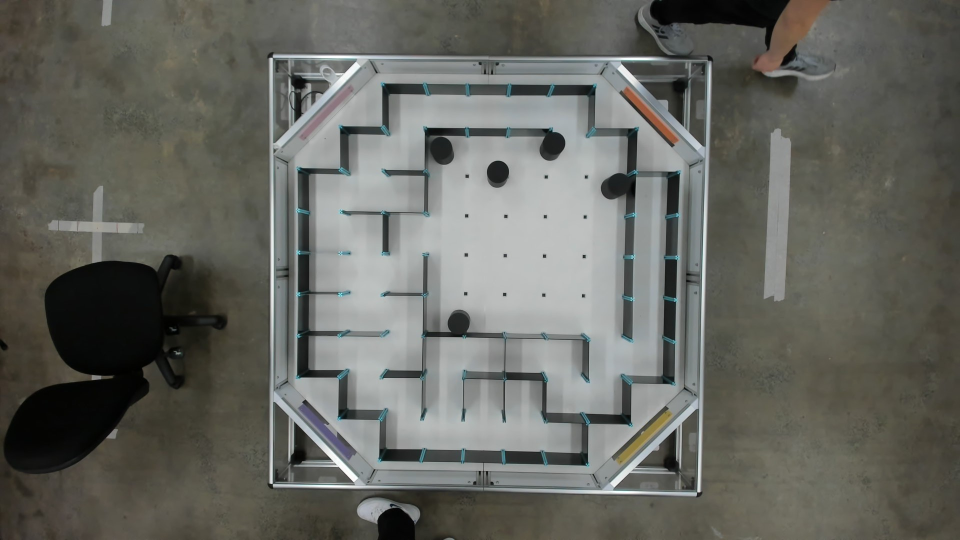
#> input picture week12 - 4.1.1/image.jpeg, 1920 x 1080 px (shown at 1/2 size)
$ jupyter execute MTRN3100_4.1.1_BFS_Path_Generation.ipynb
#> lines starting #> are read from the running program, lines starting #| are printed output that depends on the picture; after the words box and inside, x2 and y2 are one past the last pixel; in counts of white or black regions, pixels touching at a corner belong together
#> in show_maze_corner_calibration, image is the input picture: shape (1080, 1920, 3); mean B, G, R 96.4, 102.5, 101.7
# MTRN3100 Task 4.1.1 - BFS Maze Path Generation

This notebook converts an overhead image of the **9 x 9** Micromouse maze into a graph, solves it with BFS, and produces the `l`, `f`, `r` string used by the Arduino movement code.

The demonstrator can see all three required stages:

1. the original image and calibrated maze area;
2. the rectified grid with detected open and blocked connections;
3. the BFS path and generated command string.

> **Important:** The supplied photograph appears to contain the Task 4.2 continuous 5 x 5 obstacle section (cylinders and missing cell walls). BFS between cells is intended for the standard Task 4.1.1 maze. The notebook can still demonstrate grid detection on this photograph, but cylinder avoidance requires an occupancy-map planner such as your earlier PRM/RRT work.

## 1. Imports and calibration

`MAZE_CORNERS` contains the four pixel coordinates of the 9 x 9 grid in the order **top-left, top-right, bottom-right, bottom-left**. Each point is written as **`(x, y)`**: `x` increases to the right and `y` increases downward from the image's top-left. The supplied values are calibrated for `image.jpeg`. Calibrate these once before marking and keep the overhead camera fixed; they describe the camera geometry, not the maze solution.

| Array row | Corner controlled | First number | Second number |
|---|---|---|---|
| `0` | Top-left | x | y |
| `1` | Top-right | x | y |
| `2` | Bottom-right | x | y |
| `3` | Bottom-left | x | y |

Increasing `x` moves only that corner right; decreasing it moves the corner left. Increasing `y` moves it down; decreasing it moves it up. The calibration preview below shows both the selected quadrilateral and the resulting perspective-corrected grid.

`WALL_SCORE_THRESHOLD` separates an open boundary from a wall. Use the red crosses and green connections in the final visualisation to validate it before marking day.

[cell 1]
import argparse
from collections import deque

import cv2
import matplotlib.pyplot as plt
import numpy as np
from matplotlib.lines import Line2D


# ---------------- SYSTEM PARAMETERS ----------------

GRID_SIZE = 9
RECTIFIED_SIZE = 900

# Image coordinates are (x, y): x increases right and y increases down.
# Corner order: top-left, top-right, bottom-right, bottom-left.
# Recalibrate these once if the overhead camera moves.
MAZE_CORNERS = np.float32([
    [622, 192],   # 0: top-left
    [1339, 192],  # 1: top-right
    [1314, 901],  # 2: bottom-right
    [627, 881],   # 3: bottom-left
])

# Each wall is checked only near the middle of its cell boundary. This avoids
# the blue wall clips and the black grid-intersection markers. The score is the
# fraction of the boundary length covered by dark pixels, not the fraction of
# the whole rectangular sample occupied by dark pixels.
BOUNDARY_END_MARGIN = 0.15
BOUNDARY_PADDING = 0.22
WALL_SCORE_THRESHOLD = 0.75
WALL_UNCERTAIN_MARGIN = 0.10
WALL_PROFILE_GAP_SIZE = 5

## 2. Graph representation

[cell 2]
# ---------------- GRAPH CLASS ----------------

class Node:
    def __init__(self, node_id, row, column, x, y):
        self.id = node_id
        self.row = row
        self.column = column
        self.x = x
        self.y = y

    def get_point(self):
        return (self.x, self.y)

    def get_cell(self):
        return (self.row, self.column)


class Graph:
    def __init__(self):
        self.nodes = {}
        self.edges = {}

    def add_node(self, node_id, row, column, x, y):
        if node_id in self.nodes:
            print("Error: Node has already been added to the graph")
            return

        self.nodes[node_id] = Node(node_id, row, column, x, y)
        self.edges[node_id] = {}

    def add_edge(self, node_id1, node_id2, weight=1):
        if node_id1 not in self.nodes or node_id2 not in self.nodes:
            print("Error: One or both nodes do not exist in the graph")
            return

        self.edges[node_id1][node_id2] = weight
        self.edges[node_id2][node_id1] = weight

## 3. Convert the photograph into a 9 x 9 graph

The image is perspective-corrected to 900 x 900 pixels, so each maze cell is exactly 100 x 100 pixels. For every neighbouring pair of cells, the code examines only the middle of their shared boundary. This avoids counting the blue wall clips and black intersection markers.

The detector measures **continuous boundary coverage**: a thin real wall is detected when dark pixels continue along most of the boundary. The earlier whole-rectangle average could miss a wall simply because it was thin. Orange circles in the final plot identify scores close to the decision threshold and therefore worth checking.

[cell 3]
# ---------------- IMAGE PROCESSING ----------------

def rectify_maze(image, maze_corners, output_size=RECTIFIED_SIZE):
    destination = np.float32([
        [0, 0],
        [output_size - 1, 0],
        [output_size - 1, output_size - 1],
        [0, output_size - 1],
    ])

    transform = cv2.getPerspectiveTransform(maze_corners, destination)
    rectified = cv2.warpPerspective(image, transform, (output_size, output_size))

    return rectified


def create_wall_mask(rectified_image):
    gray = cv2.cvtColor(rectified_image, cv2.COLOR_BGR2GRAY)
    gray = cv2.GaussianBlur(gray, (5, 5), 0)

    _, wall_mask = cv2.threshold(
        gray,
        0,
        255,
        cv2.THRESH_BINARY_INV + cv2.THRESH_OTSU,
    )

    kernel = np.ones((3, 3), np.uint8)
    wall_mask = cv2.morphologyEx(wall_mask, cv2.MORPH_OPEN, kernel)

    return wall_mask


def boundary_wall_score(wall_mask, row1, column1, row2, column2):
    cell_size = wall_mask.shape[0] // GRID_SIZE
    end_margin = int(round(cell_size * BOUNDARY_END_MARGIN))
    padding = int(round(cell_size * BOUNDARY_PADDING))

    if row1 == row2:
        # Left/right neighbours share a vertical boundary.
        boundary_x = max(column1, column2) * cell_size
        start_y = row1 * cell_size + end_margin
        end_y = (row1 + 1) * cell_size - end_margin
        region = wall_mask[
            start_y:end_y,
            boundary_x - padding:boundary_x + padding + 1,
        ]
        wall_profile = np.any(region > 0, axis=1)
    else:
        # Up/down neighbours share a horizontal boundary.
        boundary_y = max(row1, row2) * cell_size
        start_x = column1 * cell_size + end_margin
        end_x = (column1 + 1) * cell_size - end_margin
        region = wall_mask[
            boundary_y - padding:boundary_y + padding + 1,
            start_x:end_x,
        ]
        wall_profile = np.any(region > 0, axis=0)

    if region.size == 0:
        return 1.0

    # Fill very small gaps caused by glare or compression without joining
    # separate dark objects across a large part of an open boundary.
    wall_profile = wall_profile.astype(np.uint8).reshape(1, -1)
    gap_kernel = np.ones((1, WALL_PROFILE_GAP_SIZE), np.uint8)
    wall_profile = cv2.morphologyEx(wall_profile, cv2.MORPH_CLOSE, gap_kernel)

    return float(np.mean(wall_profile > 0))


def generate_maze_graph(wall_mask):
    graph = Graph()
    boundary_scores = {}
    cell_size = wall_mask.shape[0] // GRID_SIZE

    for row in range(GRID_SIZE):
        for column in range(GRID_SIZE):
            node_id = row * GRID_SIZE + column
            x = column * cell_size + cell_size // 2
            y = row * cell_size + cell_size // 2
            graph.add_node(node_id, row, column, x, y)

    for row in range(GRID_SIZE):
        for column in range(GRID_SIZE):
            node_id = row * GRID_SIZE + column

            if column < GRID_SIZE - 1:
                right_id = row * GRID_SIZE + column + 1
                score = boundary_wall_score(
                    wall_mask,
                    row,
                    column,
                    row,
                    column + 1,
                )
                boundary_scores[(node_id, right_id)] = score

                if score < WALL_SCORE_THRESHOLD:
                    graph.add_edge(node_id, right_id)

            if row < GRID_SIZE - 1:
                below_id = (row + 1) * GRID_SIZE + column
                score = boundary_wall_score(
                    wall_mask,
                    row,
                    column,
                    row + 1,
                    column,
                )
                boundary_scores[(node_id, below_id)] = score

                if score < WALL_SCORE_THRESHOLD:
                    graph.add_edge(node_id, below_id)

    return graph, boundary_scores

## 4. BFS and command generation

BFS uses a `parent` list to reconstruct the shortest cell path. The second function compares consecutive cells with the robot's current heading and inserts the required `l` or `r` before each `f`. A 180-degree reversal becomes `rrf`.

[cell 4]
# ---------------- BFS AND COMMAND GENERATION ----------------

def bfs(graph, start_node_id, end_node_id):
    visited = [False] * len(graph.nodes)
    parent = [None] * len(graph.nodes)
    queue = deque([start_node_id])
    visited[start_node_id] = True

    while queue:
        current = queue.popleft()

        if current == end_node_id:
            path = []

            while current is not None:
                path.append(current)
                current = parent[current]

            return path[::-1]

        for neighbour in graph.edges[current]:
            if not visited[neighbour]:
                visited[neighbour] = True
                parent[neighbour] = current
                queue.append(neighbour)

    return []


def path_to_commands(graph, path, start_direction):
    directions = ["N", "E", "S", "W"]
    movement_direction = {
        (-1, 0): "N",
        (0, 1): "E",
        (1, 0): "S",
        (0, -1): "W",
    }

    current_direction = start_direction.upper()
    commands = []

    for i in range(len(path) - 1):
        current_cell = graph.nodes[path[i]].get_cell()
        next_cell = graph.nodes[path[i + 1]].get_cell()
        row_change = next_cell[0] - current_cell[0]
        column_change = next_cell[1] - current_cell[1]
        required_direction = movement_direction[(row_change, column_change)]

        current_index = directions.index(current_direction)
        required_index = directions.index(required_direction)
        turn = (required_index - current_index) % 4

        if turn == 1:
            commands.append("r")
        elif turn == 2:
            commands.extend(["r", "r"])
        elif turn == 3:
            commands.append("l")

        commands.append("f")
        current_direction = required_direction

    return "".join(commands)

## 5. Visual verification

`show_maze_corner_calibration()` labels all four input corners and shows the resulting rectified grid beside them. Edit `MAZE_CORNERS`, rerun the parameter cell, and rerun the final cell until the cyan grid lines align with the physical maze cells.

[cell 5]
# ---------------- VISUALISATION ----------------

def draw_maze_corners(image, maze_corners):
    result = image.copy()
    corners = maze_corners.astype(np.int32)
    corner_names = ["TOP-LEFT", "TOP-RIGHT", "BOTTOM-RIGHT", "BOTTOM-LEFT"]
    corner_colours = [
        (0, 255, 255),
        (255, 0, 255),
        (255, 255, 0),
        (0, 165, 255),
    ]
    label_offsets = [
        (18, -18),
        (-330, -18),
        (-370, 42),
        (18, 42),
    ]

    cv2.polylines(result, [corners], True, (0, 255, 255), 5)
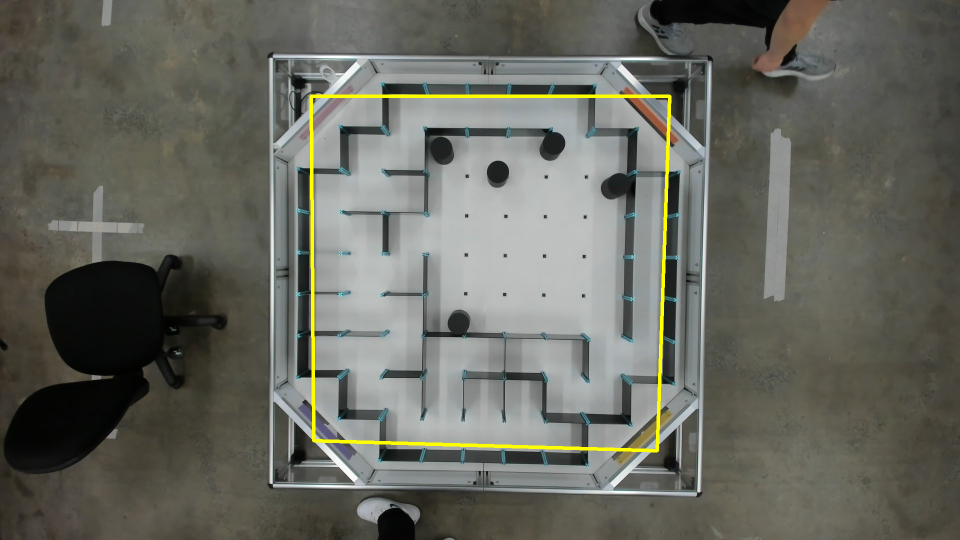
#> result: shape (1080, 1920, 3) (shown at 1/2 size); 0.94% of pixels changed, all inside (x1, y1, x2, y2) = (619, 189, 1343, 905)

    for i, (x, y) in enumerate(corners):
        colour = corner_colours[i]
        label_x = x + label_offsets[i][0]
        label_y = y + label_offsets[i][1]
        label = f"{i}: {corner_names[i]} ({x}, {y})"

        cv2.circle(result, (x, y), 14, colour, -1)
        cv2.circle(result, (x, y), 18, (0, 0, 0), 3)
        cv2.putText(
            result,
            label,
            (label_x, label_y),
            cv2.FONT_HERSHEY_SIMPLEX,
            0.8,
            (0, 0, 0),
            5,
        )
        cv2.putText(
            result,
            label,
            (label_x, label_y),
            cv2.FONT_HERSHEY_SIMPLEX,
            0.8,
            colour,
            2,
        )
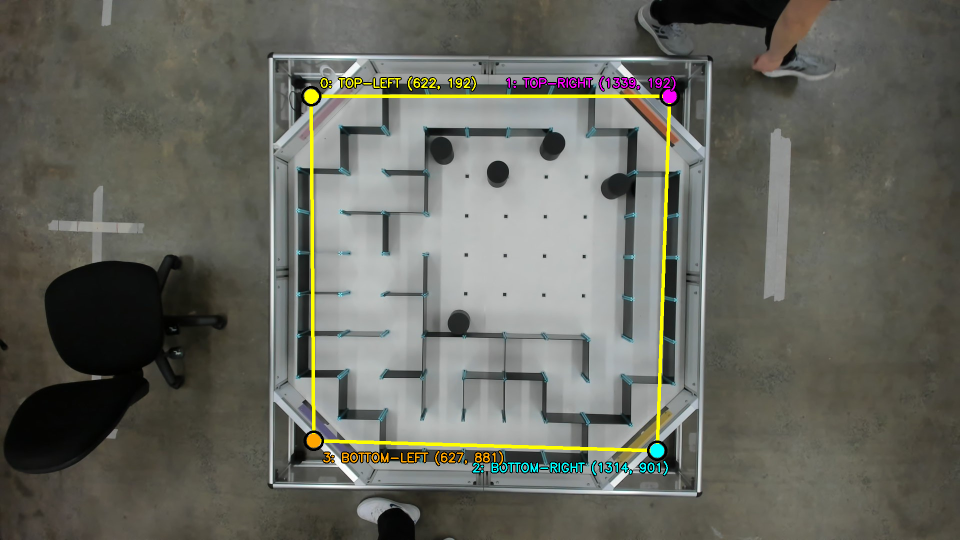
#> result: shape (1080, 1920, 3) (shown at 1/2 size); 1.22% of pixels changed, all inside (x1, y1, x2, y2) = (602, 151, 1360, 953)

    # Coordinate guide: image coordinates start at the top-left.
    axis_origin = (55, 55)
    cv2.arrowedLine(result, axis_origin, (280, 55), (0, 0, 255), 5, tipLength=0.08)
    cv2.arrowedLine(result, axis_origin, (55, 280), (255, 0, 0), 5, tipLength=0.08)
    cv2.putText(result, "+x", (290, 65), cv2.FONT_HERSHEY_SIMPLEX, 1.0, (0, 0, 255), 3)
#> result: shape (1080, 1920, 3); mean B, G, R 94.6, 103, 102.5
    cv2.putText(result, "+y", (65, 300), cv2.FONT_HERSHEY_SIMPLEX, 1.0, (255, 0, 0), 3)
#> result: shape (1080, 1920, 3); mean B, G, R 94.6, 103, 102.5
    cv2.putText(
        result,
        "(0, 0) is the image's top-left",
        (20, 35),
        cv2.FONT_HERSHEY_SIMPLEX,
        0.75,
        (0, 0, 0),
        4,
    )
    cv2.putText(
        result,
        "(0, 0) is the image's top-left",
        (20, 35),
        cv2.FONT_HERSHEY_SIMPLEX,
        0.75,
        (255, 255, 255),
        2,
    )
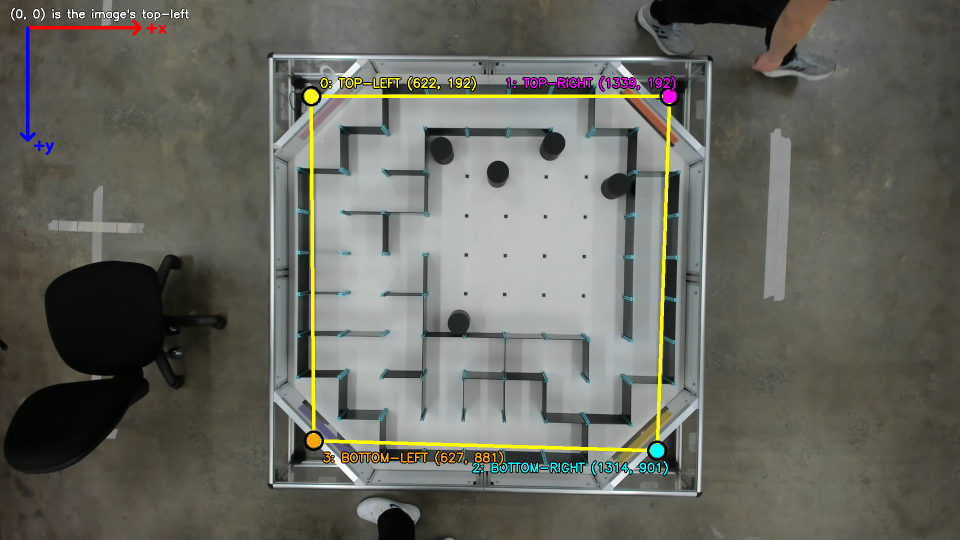
#> result: shape (1080, 1920, 3) (shown at 1/2 size); mean B, G, R 94.7, 103.1, 102.6

    return result


def show_maze_corner_calibration(image_file, maze_corners=MAZE_CORNERS):
    image = cv2.imread(image_file)

    if image is None:
        raise FileNotFoundError(f"Could not open image: {image_file}")

    corner_names = ["top-left", "top-right", "bottom-right", "bottom-left"]
    corner_image = draw_maze_corners(image, maze_corners)
    rectified_preview = rectify_maze(image, maze_corners)
#> in rectify_maze, `transform = cv2.getPerspectiveTransform(maze_corners, destination)`: transform = [[1.31, -0.00952, -813.8], [-4.25e-17, 1.27, -243.9], [4.29e-05, -6.05e-05, 1]]
#> (the rest of the program and of its run is left out)
